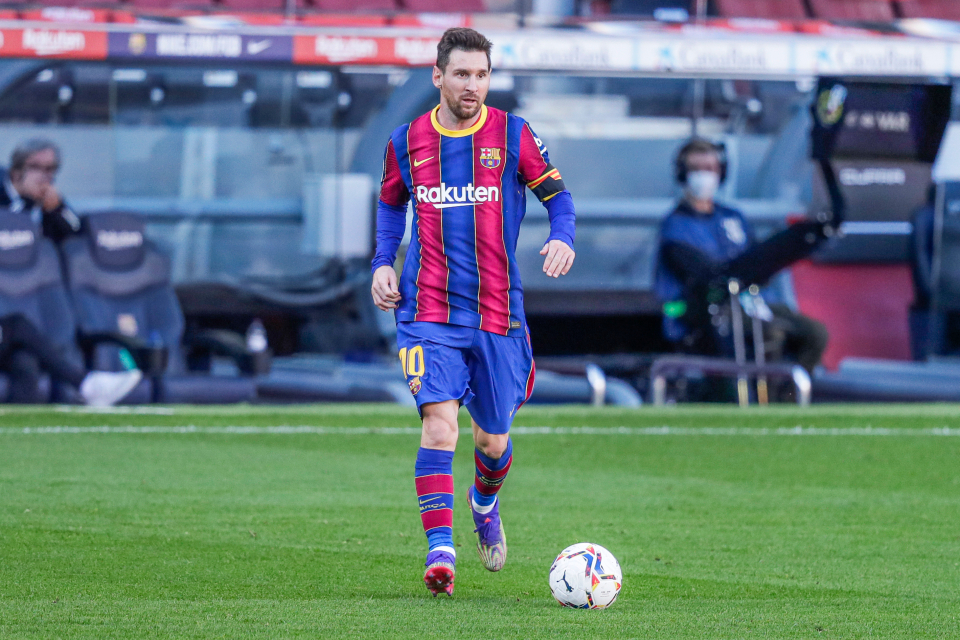
#> input picture images/Lionel-Messi.jpg, 960 x 640 px, found by its file name
$ python countourDetection.py
#> lines starting #> are read from the running program, lines starting #| are printed output that depends on the picture; after the words box and inside, x2 and y2 are one past the last pixel; in counts of white or black regions, pixels touching at a corner belong together
import cv2
import numpy as np

img = cv2.imread("images/Lionel-Messi.jpg")
#> img is the input picture: shape (640, 960, 3); mean B, G, R 122.1, 119.3, 99.5

gray = cv2.cvtColor(img, cv2.COLOR_BGR2GRAY)
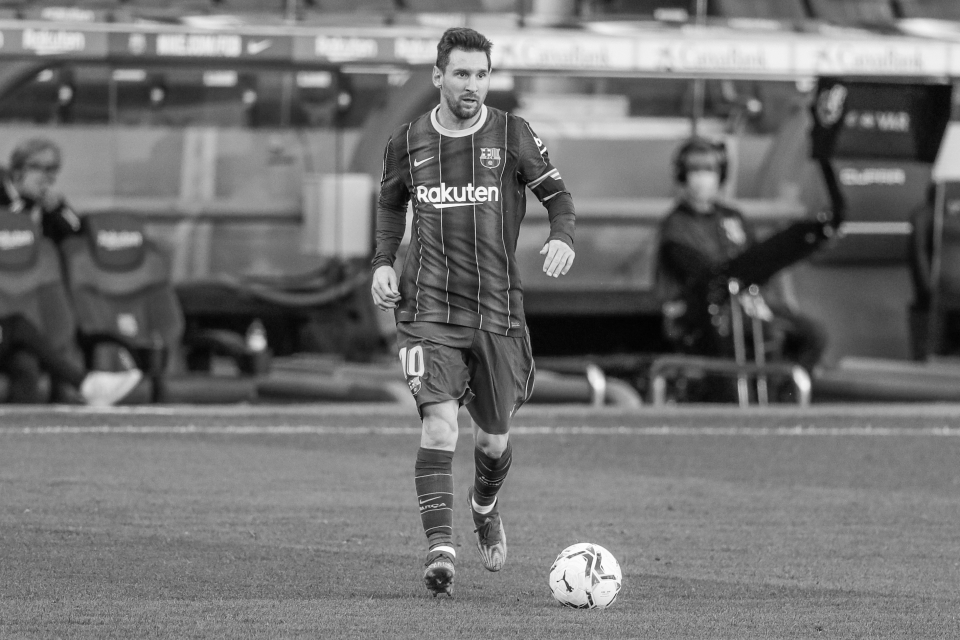
#> gray: shape (640, 960); min 1, max 255, mean 113.7

blank = np.zeros(img.shape, dtype='uint8')
cv2.imshow("Blank image", blank)

# Blurring the image can reduce the number of contours in the image
blur = cv2.GaussianBlur(gray, (5, 5), cv2.BORDER_DEFAULT)


canny = cv2.Canny(blur, 125, 175)
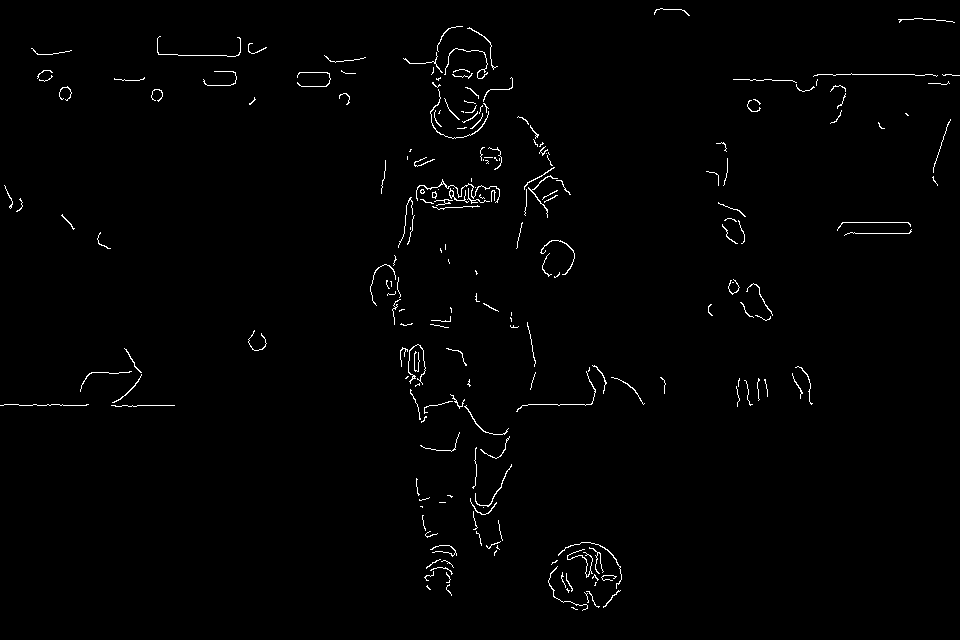
#> canny: shape (640, 960); 1.1% white in thin lines or dots

cv2.imshow("Original Image", img)
cv2.imshow("Canny Edges", canny)

# Using thresholding can change how contouring works
ret, thresh = cv2.threshold(blur, 125, 255, cv2.THRESH_BINARY)
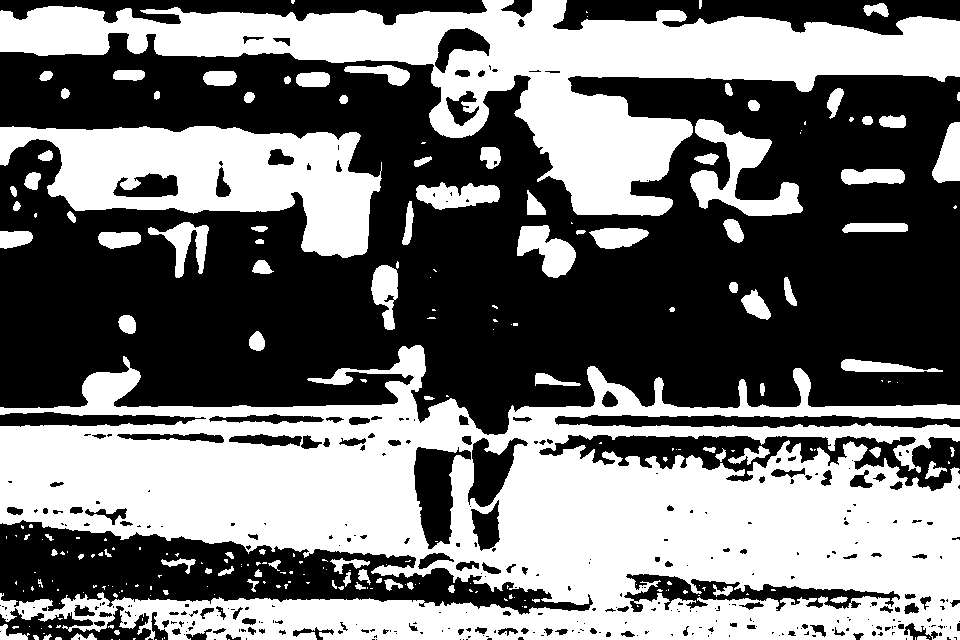
#> thresh: shape (640, 960); 45.9% white; 241 white regions (145 under 20 px)
cv2.imshow("thresholded image", thresh)


# Looks at the edges of the image and returns the
# countours: List of all the countours in the image
# heirarchies: representation of the countours
# cv2.RETR_LIST returns all the contours in the image, cv2.RETR_EXTERNAL for external countours, and cv2.RETR_TREE all the heirarchical countours
# cv2.CHAIN_APPROX_NONE is the contour approximation method. cv2.CHAIN_APPROX_SIMPLE simplifies the contours through compression
contours, heirarchies = cv2.findContours(thresh, cv2.RETR_LIST, cv2.CHAIN_APPROX_SIMPLE)
#> contours = 575 contours, 359 with area under 20; largest, box (x1, y1, x2, y2) and area: (0, 345, 960, 640) 178092, (0, 0, 960, 216) 66104, (0, 126, 382, 258) 27696, (623, 573, 901, 612) 4414, (690, 119, 803, 216) 4016
# prints the numbers of contours found

print(len(contours))
#| 575

cv2.drawContours(blank, contours, -1, (200, 100, 0), 1)
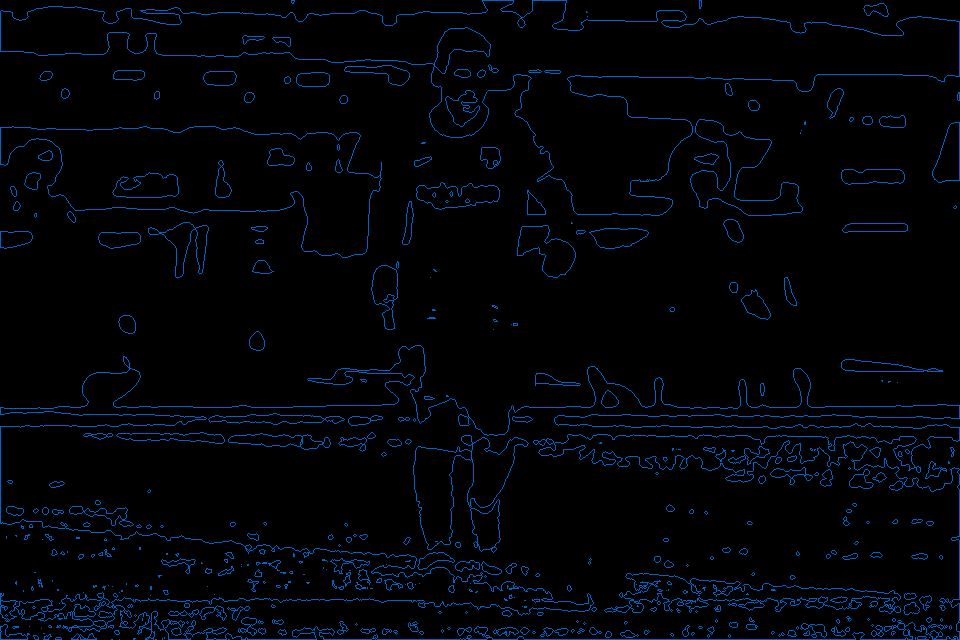
#> blank: shape (640, 960, 3); mean of channels 0, 1, 2 8.6, 4.3, 0; drawn as B, G, R

cv2.imshow('Contours Drawn', blank)

cv2.waitKey(0)
